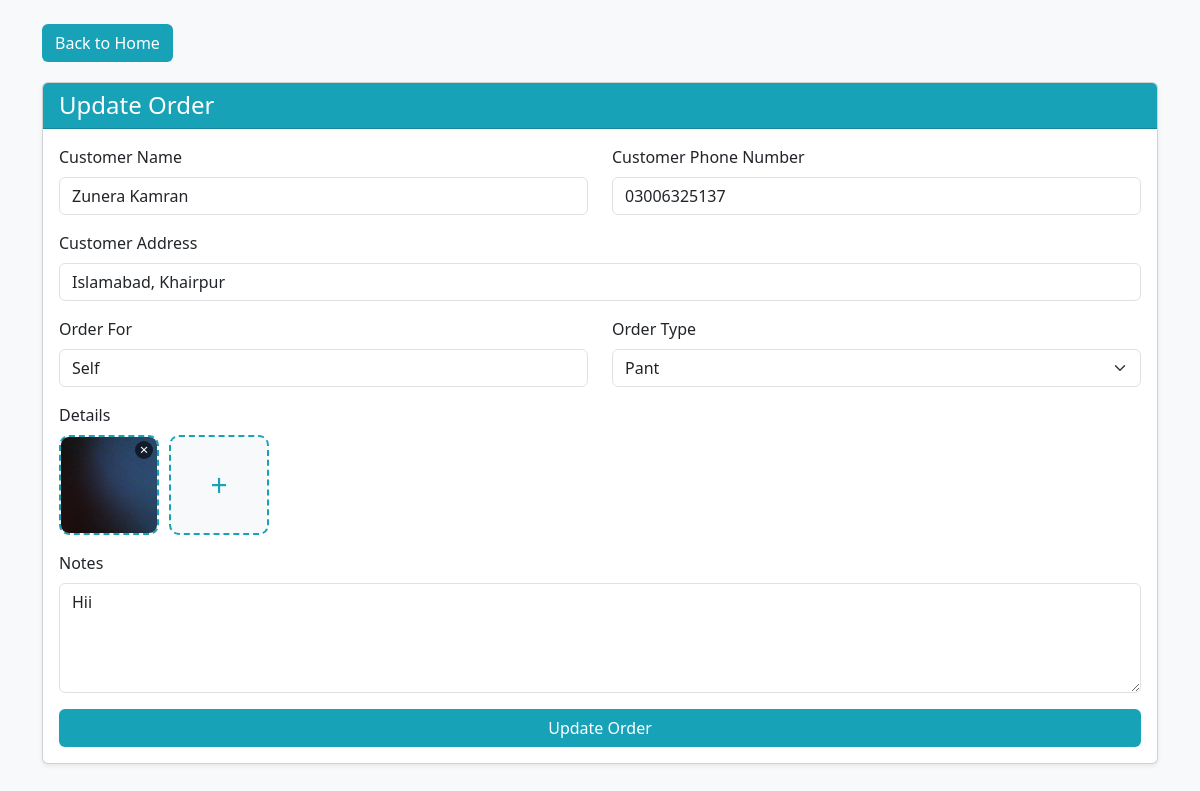
The app's page /update_order/43 with its own data.
### app.py (models this page shows, shortened)
class Order(db.Model):
    id = db.Column(db.Integer, primary_key=True)
    date = db.Column(db.DateTime, default=datetime.utcnow)
    name = db.Column(db.String(50), nullable=False)
    phone = db.Column(db.String(20), nullable=False)
    address = db.Column(db.String(100), nullable=False)
    order_for = db.Column(db.String(50), nullable=False)
    order_type = db.Column(db.String(50), nullable=False)
    details = db.Column(db.Text)
    notes = db.Column(db.String(200))

### app.py (the view, shortened to what this page needs)
@app.route('/update_order/<int:order_id>', methods=['GET', 'POST'])
def update_order(order_id):
    order = Order.query.get_or_404(order_id)
    images = json.loads(order.details) if order.details else []
    images_sorted = sorted(
        images,
        key=lambda x: datetime.fromisoformat(x['uploaded_at']),
        reverse=True
    )
    for img in images_sorted:
        img['uploaded_at_formatted'] = datetime.fromisoformat(
            img['uploaded_at']
        ).strftime('%d-%m-%Y')
    return render_template(
        'update_order.html',
        order=order,
        images=images_sorted
    )

### templates/update_order.html (shortened to what this page needs)
<!DOCTYPE html>
<html lang="en">
<head>
    <link href="https://cdn.jsdelivr.net/npm/bootstrap@5.3.8/dist/css/bootstrap.min.css" rel="stylesheet">
    <link rel="stylesheet" href="{{ url_for('static', filename='css/style.css') }}">
</head>
<body class="bg-light">
    <div class="container mt-4 mb-5">
        <div class="d-flex justify-content-between align-items-center home-top-bar">
            <a href="{{ url_for('home') }}" class="btn add-order-btn" id="back-home-btn">Back to Home</a>
        </div>
        <div class="card shadow-sm">
            <div class="card-header add-order-header">
                <h4 class="mb-0">Update Order</h4>
            </div>
            <div class="card-body">
                <form action="{{ url_for('update_order', order_id=order.id) }}" method="POST" enctype="multipart/form-data" id="update-order-form" data-id="{{order.id}}">
                    <div class="row">
                        <div class="col-md-6 mb-3">
                            <label class="form-label">Customer Name</label>
                            <input type="text" name="name" class="form-control" placeholder="Enter Customer Name" value="{{ order.name }}" required>
                        </div>
                        <div class="col-md-6 mb-3">
                            <label class="form-label">Customer Phone Number</label>
                            <input type="text" name="phone" class="form-control" placeholder="Enter Customer Phone Number" value="{{ order.phone }}" required>
                        </div>
                    </div>
                    <div class="mb-3">
                        <label class="form-label">Customer Address</label>
                        <input type="text" name="address" class="form-control" placeholder="Enter Customer Address" value="{{ order.address }}" required>
                    </div>
                    <div class="row">
                        <div class="col-md-6 mb-3">
                            <label class="form-label">Order For</label>
                            <input type="text" name="order_for" class="form-control" value="{{ order.order_for }}" required>
                        </div>
                        <div class="col-md-6 mb-3">
                            <label class="form-label">Order Type</label>
                            <select name="order_type" class="form-select" required>
                                {% for type in [
                                    'Shalwar Kameez',
                                    'Pant Coat',
                                    'Shirt',
                                    'Pant',
                                    'Waistcoat',
                                    'Shairwani'
                                ] %}
                                    <option
                                        value="{{ type }}"
                                        {% if order.order_type == type %}selected{% endif %}
                                    >
                                        {{ type }}
                                    </option>
                                {% endfor %}
                            </select>
                        </div>
                    </div>
                    <div class="mb-3">
                        <label class="form-label">Details</label>
                        <div id="image-container-{{order.id}}" class="image-container" data-images='{{images|tojson}}' data-mode="multiple" data-id="{{order.id}}">
                            {% if images %} {% for image in images %}
                            <div class="image-preview-box-update" id="image-preview-box-update" style="position: relative;" data-images='{{images|tojson}}'>
                                <span class="delete-img-btn">&times;</span>
                                <img src="{{ url_for('static', filename='uploads/' + image.path) }}" alt="Captured Image">
                            </div>
                            {% endfor %} {% endif %}
                            <label class="add-image-box" id="add-btn-{{order.id}}">
                                <span class="plus-icon">+</span>
                            </label>
                        </div>
                    </div>
                    <div class="mb-3">
                        <label class="form-label">Notes</label>
                        <textarea name="notes" class="form-control" rows="4" placeholder="Enter additional information">{{ order.notes }}</textarea>
                    </div>
                    <button type="submit" class="btn w-100 add-order-btn">
                        Update Order
                    </button>
                </form>
            </div>
        </div>
    </div>
</body>
</html>

### static/css/style.css (style rules this page uses)
:root { --theme-color: #17a2b8; --theme-gradient: linear-gradient(135deg, #17a2b8, #138496); }
body { background-color: #f8f9fa; }
.home-top-bar { margin-bottom: 20px; }
.add-order-header { background-color: var(--theme-color) !important; color: white; }
.add-order-btn { background-color: var(--theme-color) !important; color: white; }
.image-container, .image-container-box { display: flex; flex-wrap: wrap; gap: 10px; }
.add-image-box, .image-preview-box, .image-preview-box-update { width: 100px; height: 100px; border: 2px dashed #17a2b8; border-radius: 10px; display: flex; justify-content: center; align-items: center; cursor: pointer; overflow: hidden; background: #f8f9fa; position: relative; }
.plus-icon { font-size: 30px; color: #17a2b8; }
.image-preview-box img, .image-preview-box-update img { width: 100%; height: 100%; object-fit: cover; display: block; }
.delete-img-btn { position: absolute; top: 4px; right: 4px; background: rgba(0, 0, 0, 0.6); color: white; width: 18px; height: 18px; border-radius: 50%; font-size: 15px; line-height: 16px; text-align: center; cursor: pointer; z-index: 10; }

### records on screen
Order: name "Zunera Kamran", phone "03006325137", address "Islamabad, Khairpur", order_for "Self", order_type "Pant", notes "Hii"
